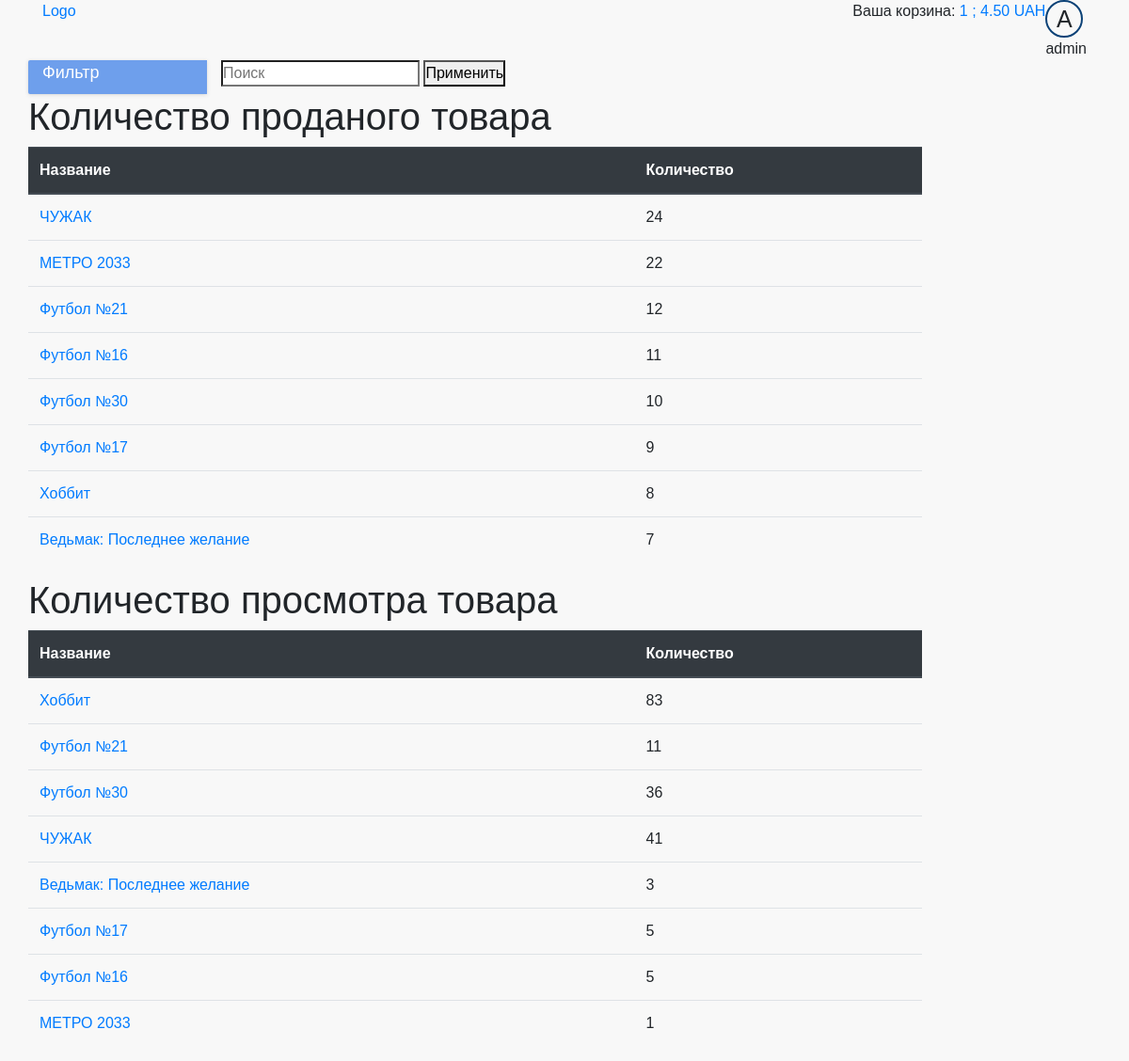
The app's page /dashboard/statistics/ (signed in), older data.
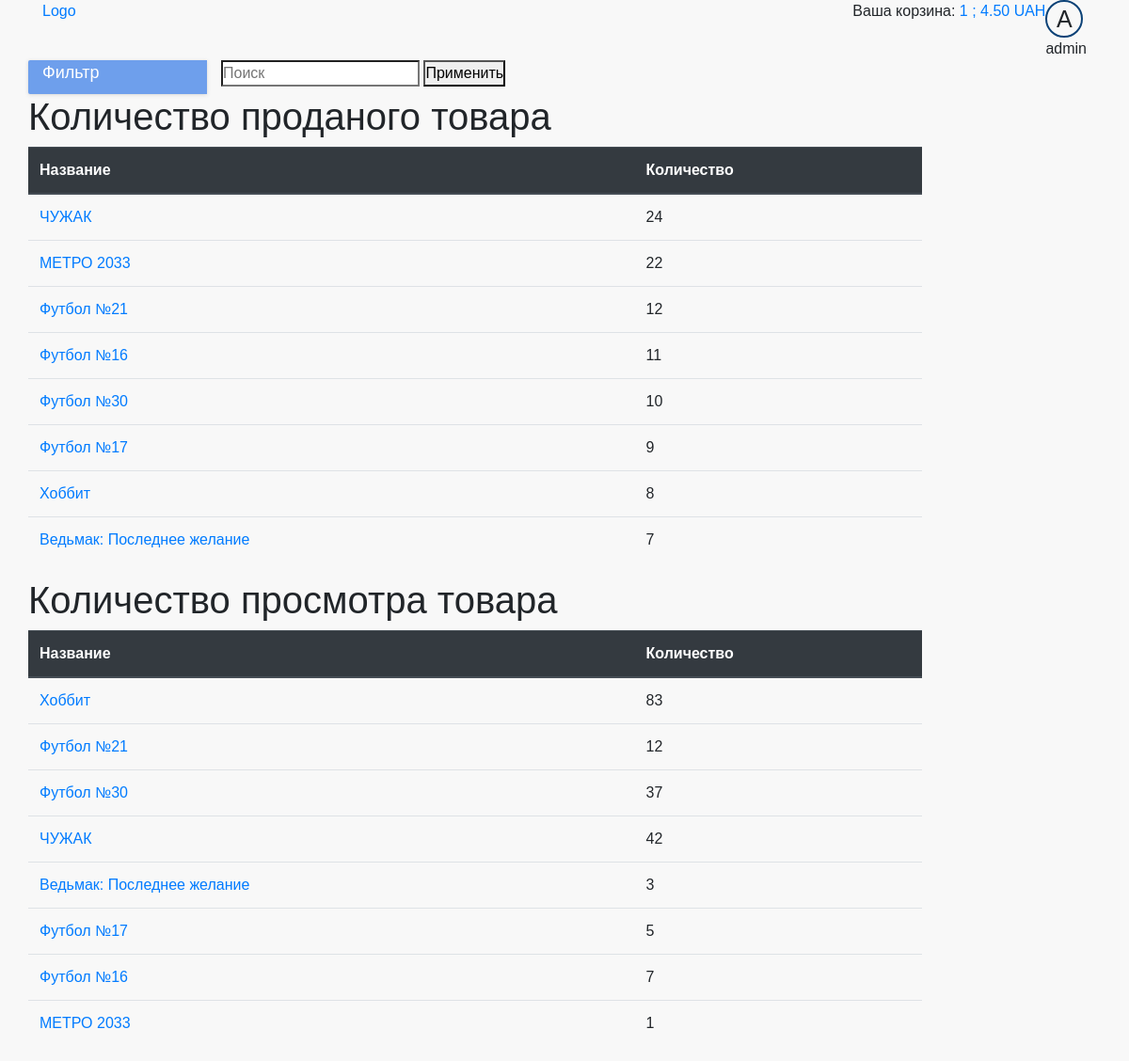
The same page, newer data.
### dashboard/models.py (models this page shows)
class ViewStatistics(models.Model):
    product = models.ForeignKey(Product, on_delete=models.CASCADE, verbose_name='Товар', null=True)
    quantity = models.IntegerField(verbose_name='Количество просмотров', blank=True, null=True)

### store/models.py (models this page shows, shortened)
class Product(models.Model):
    category = models.ForeignKey(Category, on_delete=models.SET_NULL, null=True)
    name = models.CharField(max_length=100, verbose_name='Название', help_text="Enter book name.", blank=True)
    publisher = models.ForeignKey(Publisher, on_delete=models.SET_NULL, null=True)
    price = models.DecimalField(max_digits=10, verbose_name='Цена', decimal_places=2, help_text="Enter price book",
                                validators=[MinValueValidator(1)],
                                blank=True)
    Discounts = models.DecimalField(max_digits=10, verbose_name='Скидка', decimal_places=2, help_text="Enter discounts",
                                    validators=[MinValueValidator(0)],
                                    blank=True)
    image = models.ImageField(upload_to='images/products/', verbose_name='Изображение', blank=True, null=True)
    slug = models.SlugField(max_length=100)
    def __str__(self):
        return self.name
    class Meta:
        ordering = ['-id']
    def get_absolute_url(self):
        if self.category.name == 'Книги':
            return reverse('store:book_detail', kwargs={'slug': self.slug})
        else:
            return reverse('store:magazine_detail', kwargs={'slug': self.slug})
    def get_discount(self):
        category_discount = self.category.categorydiscount_set.get(category=self.category)
        if category_discount.discount > self.Discounts:
            return category_discount.discount
        else:
            return self.Discounts
    def get_discounted_price(self):
        discount = self.get_discount()
        if discount > 0:
            price = self.price - (self.price * (discount / 100))
            return round(price, 2)
        if discount == 0:
            return self.price

### dashboard/views.py (the view)
# urls.py: urlpatterns = [path('statistics/', views.StatisticsView.as_view(), name='store_statistics'),
class StatisticsView(PermissionRequiredMixin, View):
    permission_required = PERMISSION_ON_SITE['moderator']
    def get(self, request):
        return render(request, 'dashboard/statistics_detail.html',
                      context={'get_quantity_of_product_sold': get_quantity_of_product_sold(),
                               'get_views_product_statistics': ViewStatistics.objects.all()})

### cart/cart.py (called while the page is built)
    def __len__(self):
        return self.cart.__len__()

    def get_total_price(self):
        return self.cart.get_total_price()

### cart/cart_in_model.py (called while the page is built)
    def __len__(self):
        quantity = Cart.objects.filter(user=self.user).aggregate(Sum('quantity'))
        return quantity['quantity__sum']

    def get_total_price(self):
        return sum((item.product.get_discounted_price() * item.quantity for item in
                    Cart.objects.filter(user=self.user)))

### cart/context_processors.py (called while the page is built)
def cart(request):
    return {'cart_info': CartManager(request)}

### dashboard/templates/dashboard/statistics_detail.html
{% extends 'base_generic.html' %}
{% block content%}
    <h1>Количество проданого товара</h1>
    <table class="table">
     <thead class="thead-dark">
        <tr>
          <th scope="col">Название</th>
          <th scope="col">Количество</th>
        </tr>
        </thead>
    <tbody>
     {% for product, quantity in get_quantity_of_product_sold.items %}
      <tr>
      <td><a href="{{ product.get_absolute_url }}">{{ product }}</a></td>
      <td>{{ quantity }}</td>
      </tr>
    {% endfor %}
    </tbody>
  </table>
      <h1>Количество просмотра товара</h1>
    <table class="table">
     <thead class="thead-dark">
        <tr>
          <th scope="col">Название</th>
          <th scope="col">Количество</th>
        </tr>
        </thead>
    <tbody>
     {% for item in get_views_product_statistics %}
      <tr>
      <td><a href="{{ item.product.get_absolute_url }}">{{ item.product }}</a></td>
      <td>{{ item.quantity }}</td>
      </tr>
    {% endfor %}
    </tbody>
  </table>
{% endblock %}

Row changes from the older to the newer data that the page shows:
changed ViewStatistics "Футбол №21": quantity "11" → "12"
changed ViewStatistics "Футбол №30": quantity "36" → "37"
changed ViewStatistics "ЧУЖАК": quantity "41" → "42"
changed ViewStatistics "Футбол №16": quantity "5" → "7"
